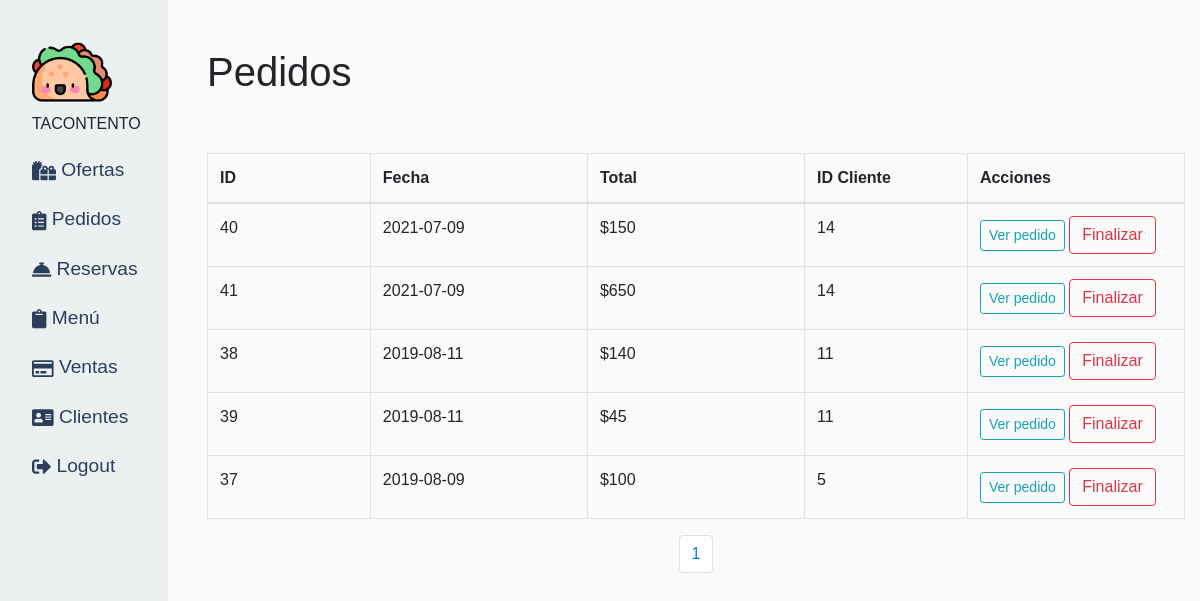
Screenshot of /index.php?page=pedido (signed in) with the database file from the repository.
### tables this page shows
CREATE TABLE `pedidos` (
  `id` int(11) NOT NULL,
  `descripcion` varchar(200) NOT NULL DEFAULT '0',
  `fecha` date NOT NULL,
  `cantidad` varchar(200) NOT NULL DEFAULT '0',
  `total` int(11) NOT NULL DEFAULT 0,
  `id_cliente` int(11) NOT NULL DEFAULT 0,
  `status` int(11) NOT NULL DEFAULT 0
);

### controller/PedidoController.php (called while the page is built, shortened)
<?php
require_once 'model/Pedido.php';
class PedidoController
{
    public function index()
    {
        $pedido = new Pedido;
        $startOfPaging = 0;
        $amountOfThePaging = 5;
        $search = "";
        $status = 1;
        $section = $pedido->paginationpedido($search);
        $pedido = $pedido->indexpedido($status, $search, $startOfPaging, $amountOfThePaging);
        require_once('./views/pedidos/index.php');
    }
}

### index.php (called while the page is built)
<?php
	require('routes/web.php');
?>

### model/ModeloBase.php (called while the page is built, shortened)
<?php
class ModeloBase extends DB {
    public function index($query) {
        $conexion = parent::conexion();
        try {
            return $consulta = $conexion->query($query)->fetchAll();
        } catch (PDOException $e){
        }
    }
    public function pagination($sql){
        $conexion = parent::conexion();
        try {
            $pdo = $conexion->prepare($sql);
            $pdo->execute();
            $number_of_rows = $pdo->fetchColumn();
            if($number_of_rows){
                return $number_of_rows;
            }else{
                false;
            }
            } catch (PDOException $e) {
            } catch (Exception $e) {
        }
    }
}

### model/Pedido.php (called while the page is built, shortened)
<?php
require_once 'ModeloBase.php';
class Pedido extends ModeloBase
{
    public function indexpedido($status, $search, $startOfPaging, $amountOfThePaging)
    {
        $db = new ModeloBase();
        if (empty($search)) {
            $sql = "SELECT * FROM pedidos where status  = $status  ORDER BY fecha DESC LIMIT $startOfPaging ,$amountOfThePaging ";
        } else {
            $sql = "SELECT * FROM pedidos WHERE status = $status AND fecha = $search ORDER BY fecha LIMIT $startOfPaging,$amountOfThePaging";
        }
        return  $db->index($sql);
    }
    public function paginationpedido($search)
    {
        $db = new ModeloBase();
        $sql = "SELECT COUNT(id) FROM pedidos WHERE status = 1";
        $number_of_rows = $db->pagination($sql);
        $section = ceil($number_of_rows / 8);
        return $section;
    }
}

### views/pedidos/index.php (the view, shortened to what this page needs)
<?php
require_once 'views/admin/header.php';
?>
<div class="container">
  <h1>Pedidos</h1>
  <div class="row">
    <div class="col-8">
    </div>
    <div class="ml-auto col-4 ">
    </div>
  </div>
  <br><br>
  <table class="table table-bordered">
    <thead>
      <tr>
        <th width="15%">ID</th>
        <th width="20%">Fecha</th>
        <th width="20%">Total</th>
        <th width="15%">ID Cliente</th>
        <th width="20%">Acciones</th>
      </tr>
    </thead>
    <tbody>
      <?php if (!empty($pedido)) : ?>
        <?php foreach ($pedido as $u) : ?>
          <tr>
            <td><?php echo $u['id'] ?></td>
            <td> <?php echo $u['fecha'] ?> </td>
            <td> $<?php echo $u['total'] ?> </td>
            <td> <?php echo $u['id_cliente'] ?> </td>
            <td>
              <a href="index.php?page=showpedido&id=<?php echo $u['id'] ?>" class='btn btn-outline-info btn-sm'>Ver pedido</a>
              <form style="display: inline;" method="POST" action="index.php?page=updatepedido&id=<?php echo $u['id'] ?>">
                <button type="submit" class=" btn btn-outline-danger" name="editar"> Finalizar</button>
              </form>
            </td>
          </tr>
        <?php endforeach; ?>
      <?php endif; ?>
    </tbody>
  </table>
  <nav aria-label="Page navigation example">
    <ul class="pagination justify-content-center">
      <?php for ($i = 1; $i <= $section; $i++) :  ?>
        <li class="page-item">
          <a class="page-link" href="index.php?page=pedido&search=<?php echo $search ?>&p=<?php echo $i ?>">
            <?php echo $i ?>
          </a>
        </li>
      <?php endfor;  ?>
    </ul>
  </nav>
</div>
<?php
require_once 'views/admin/footer.php';
?>

### public/common/admin.css (style rules this page uses)
body { font-family: 'Poppins', sans-serif; background: #fafafa; }

### rows the page displays
pedidos: id "40", fecha "2021-07-09", total "150", id_cliente "14"
pedidos: id "41", fecha "2021-07-09", total "650", id_cliente "14"
pedidos: id "38", fecha "2019-08-11", total "140", id_cliente "11"
pedidos: id "39", fecha "2019-08-11", total "45", id_cliente "11"
pedidos: id "37", fecha "2019-08-09", total "100", id_cliente "5"
